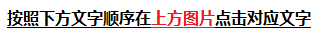
#> input picture hint.png, 320 x 30 px, given in place of B.png, which was not available
$ python image.py
#> lines starting #> are read from the running program, lines starting #| are printed output that depends on the picture; pictures that were not available may be replaced by others from this repository, and a replacement may not be noted
from PIL import Image


def merge_captcha():
    newImage = Image.new('RGBA', (320, 160))
#> newImage: PIL image 320x160 RGBA; every value is 0
    newImage.paste(Image.open('B.png'), (0, 0))
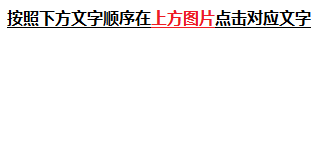
#> newImage: PIL image 320x160 RGBA; mean R, G, B, A 39.4, 37.7, 37.8, 47.8; transparent parts drawn white
    newImage.paste(Image.open('hint.png'), (0, 100))
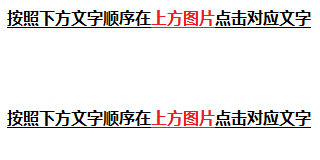
#> newImage: PIL image 320x160 RGBA; mean R, G, B, A 78.8, 75.5, 75.6, 95.6; transparent parts drawn white
    newImage.paste(Image.open('A.png'), (0, 130))
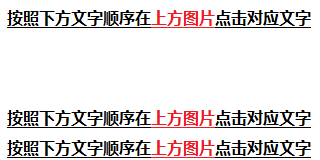
#> newImage: PIL image 320x160 RGBA; mean R, G, B, A 118.2, 113.2, 113.4, 143.4; transparent parts drawn white
    newImage.save('C.png')


if __name__ == '__main__':
    merge_captcha()
